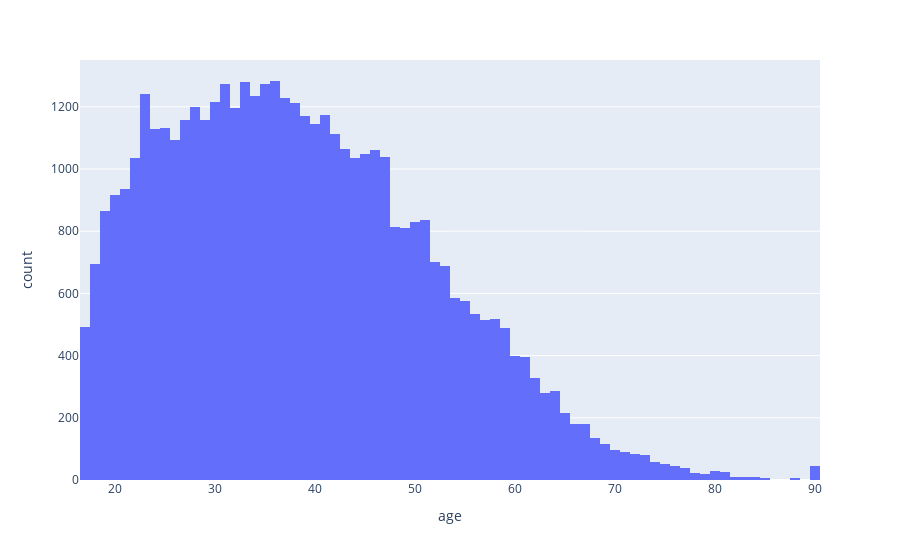

Source (notebook cell):
### Markdown cell above
As you can see this does not look too nice and maybe we want to adapt our visualizations to gain more information from it. So let's use a visualization library to do it. We will use `plotly` in this training. Usually `matplotlib` is more used and I can recommend to learn also this library. 

Our interest is to predict if a person ears over or under 50k. With that interest in mind we will focus the data visualization on evaluating which of the variables might have an influence on the income. But before doing that let's visualize the characteristics of the included adults.

### Code cell
# Plotting the Age distribution depending on male and woman
#First we need to 
fig = px.histogram(adult_df, x = "age") #,color = "gender", nbins = 20, title = "Age Distribution")

#fig.update_layout(barmode = "group",
#                 xaxis=dict(title = "Age", showgrid = False, dtick = 5),
#                 yaxis = dict(title = "Count"), #,showgrid = False),
#                 legend = dict(title = "Gender"),
#                 plot_bgcolor = "rgb (255,255,255)")
fig.show()

### Figure 1 — Plotly figure (JSON) as saved in the notebook; plotly's stock layout.template omitted (floating-point values rounded to 4 significant figures; data arrays with more than 128 entries replaced by an {"elided": "..."} marker saying what was removed)
{"data": [{"alignmentgroup": "True", "bingroup": "x", "hovertemplate": "age=%{x}<br>count=%{y}<extra></extra>", "legendgroup": "", "marker": {"color": "#636efa"}, "name": "", "offsetgroup": "", "orientation": "v", "showlegend": false, "type": "histogram", "x": {"elided": "45222 int values"}, "xaxis": "x", "yaxis": "y"}], "layout": {"autosize": true, "barmode": "relative", "legend": {"tracegroupgap": 0}, "margin": {"t": 60}, "xaxis": {"anchor": "y", "autorange": true, "domain": [0, 1], "range": [16.5, 90.5], "title": {"text": "age"}, "type": "linear"}, "yaxis": {"anchor": "x", "autorange": true, "domain": [0, 1], "range": [0, 1351.0], "title": {"text": "count"}}}}
